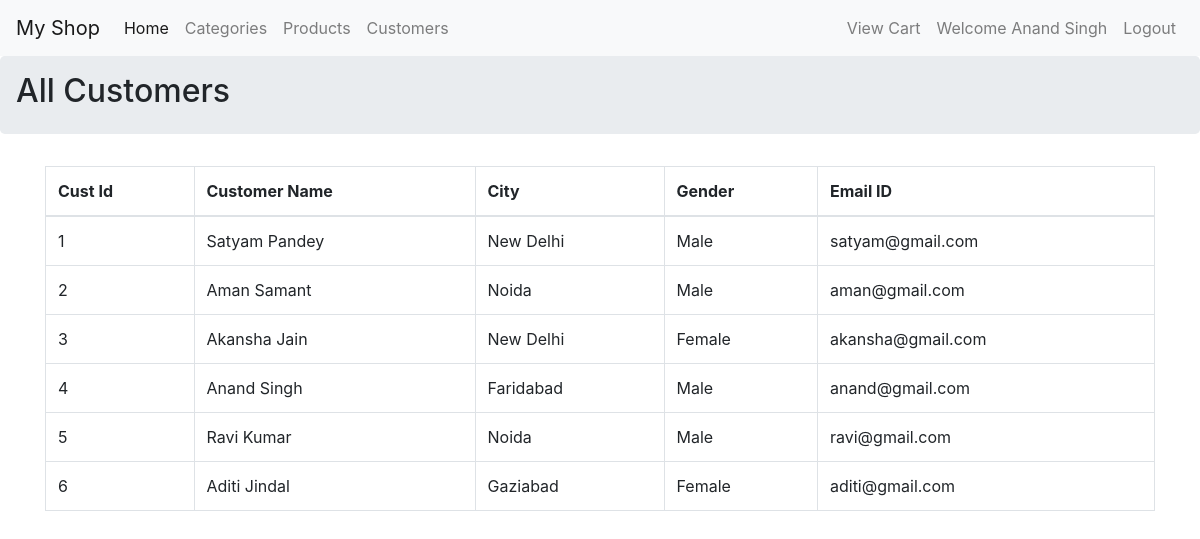
Screenshot of /allcusts/ (signed in) with the database file from the repository.
### myapp/models.py (models this page shows, shortened)
class Customer(models.Model):
    cname=models.CharField(max_length=30)
    city=models.CharField(max_length=20)
    gender=models.CharField(max_length=12)
    email=models.CharField(max_length=40)
    class Meta:
        db_table='customers'

### myapp/views.py (the view)
# urls.py: path('allcusts/',views.AllCustomers.as_view(),name='allcusts'),
class AllCustomers(generic.View):
    def get(self,req):
        all=Customer.objects.all()
        if req.session.get("msg") is not None:
            msg=req.session.get("msg")
            req.session.pop("msg")
        return render(req,"allcustomer.html",locals())

### myapp/templates/allcustomer.html (shortened to what this page needs)
{% extends 'base.html' %}
{% block ptitle %} All Customers {% endblock %}
{% block main %}
<div class="container">
    <table class="table table-bordered">
        <thead>
            <tr>
                <th>Cust Id</th>
                <th>Customer Name</th>
                <th>City</th>
                <th>Gender</th>
                <th>Email ID</th>
            </tr>
        </thead>
        <tbody>
            {% for c in all %}
            <tr>
            <td>{{c.id}}</td>
            <td>{{c.cname}}</td>
            <td>{{c.city}}</td>
            <td>{{c.gender}}</td>
            <td>{{c.email}}</td>
            </tr>
            {% endfor %}
        </tbody>
    </table>
</div>
{% endblock %}

### myapp/templates/base.html (shortened to what this page needs)
<!DOCTYPE html>
<html lang="en">
<head>
    <link rel="stylesheet" href="https://maxcdn.bootstrapcdn.com/bootstrap/4.0.0/css/bootstrap.min.css">
</head>
<body>
    <nav class="navbar navbar-expand-lg navbar-light bg-light">
        <a class="navbar-brand" href="#">My Shop</a>
        <div class="collapse navbar-collapse" id="navbarNav">
          <ul class="navbar-nav mr-auto">
            <li class="nav-item active">
              <a class="nav-link" href="{% url 'home' %}">Home <span class="sr-only">(current)</span></a>
            </li>
            {% if req.session.role == 'admin' %}
            <li class="nav-item">
              <a class="nav-link" href="{% url 'cats' %}">Categories</a>
            </li>
            <li class="nav-item">
              <a class="nav-link" href="{% url 'products' %}">Products</a>
            </li>
            <li class="nav-item">
              <a class="nav-link" href="{% url 'allcusts' %}">Customers</a>
            </li>
            {% endif %}
          </ul>
          <ul class="navbar-nav">
            {% if req.session.uname  %}
            <li class="nav-item">
              <a class="nav-link" href="{% url 'cart' %}">View Cart</a>
            </li>
            <li class="nav-item">
                <a class="nav-link" href="#">Welcome {{req.session.uname}}</a>
            </li>
            <li class="nav-item">
              <a class="nav-link" href="{% url 'logout' %}">Logout</a>
            </li>
            {% endif %}
          </ul>
        </div>
      </nav>
    <div class="jumbotron p-3">
        <h2>{% block ptitle %}{% endblock %}</h2>
    </div>
    <div class="container-fluid">
        {% block main %}{% endblock %}
    </div>
    </body>
</html>

### rows the page displays
Customer: session.uname "Anand Singh", id "4", cname "Anand Singh", city "Faridabad", gender "Male", email "anand@gmail.com"
Customer: id "1", cname "Satyam Pandey", city "New Delhi", gender "Male", email "satyam@gmail.com"
Customer: id "2", cname "Aman Samant", city "Noida", gender "Male", email "aman@gmail.com"
Customer: id "3", cname "Akansha Jain", city "New Delhi", gender "Female", email "akansha@gmail.com"
Customer: id "5", cname "Ravi Kumar", city "Noida", gender "Male", email "ravi@gmail.com"
Customer: id "6", cname "Aditi Jindal", city "Gaziabad", gender "Female", email "aditi@gmail.com"
